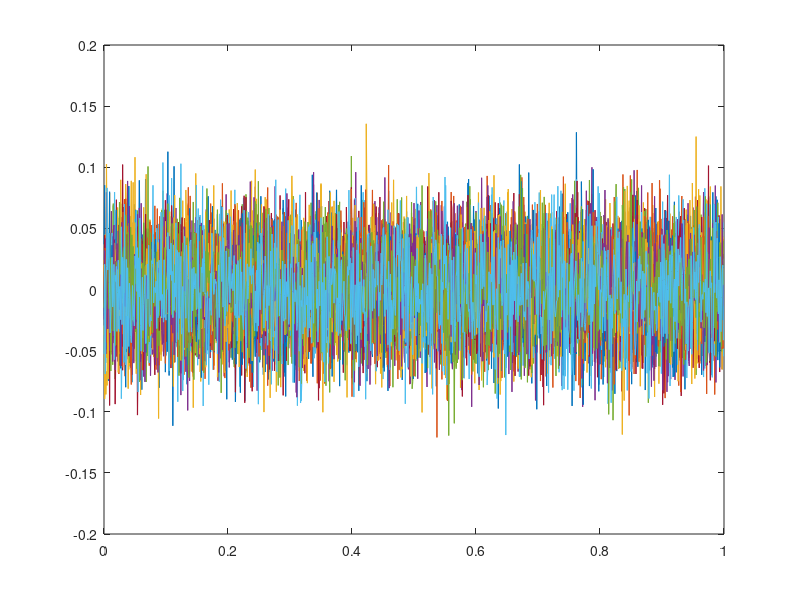

Recreate this plot in MATLAB. (Note: this script raises an error after producing the figure.)
clc; clear; close all;

% Parameters
dt = 1e-3;
T  = 1;
N  = T/dt;              % number of increments
M  = 20;                % number of Monte Carlo samples
t  = (0:N-1)*dt;        % time associated with each increment

% Standard deviation of Brownian increment
sig_dw = sqrt(dt);
three_sigma = 3*sig_dw;

% Generate Brownian increments
% dw1 and dw2 are [M x N], each row = one sample path
dw1 = sig_dw * randn(M, N);
dw2 = sig_dw * randn(M, N);

% Plot component 1
figure;
plot(t, dw1', 'LineWidth', 0.8); hold on;
yline( three_sigma, 'r--', 'LineWidth', 1.5);
yline(-three_sigma, 'r--', 'LineWidth', 1.5);
xlabel('t');
ylabel('\Deltaw_{1,k}');
title('\Deltaw_{1,k} for M = 20 samples');
grid on;

% Plot component 2
figure;
plot(t, dw2', 'LineWidth', 0.8); hold on;
yline( three_sigma, 'r--', 'LineWidth', 1.5);
yline(-three_sigma, 'r--', 'LineWidth', 1.5);
xlabel('t');
ylabel('\Deltaw_{2,k}');
title('\Deltaw_{2,k} for M = 20 samples');
grid on;

% Optional: check empirical mean and std
fprintf('Component 1: empirical mean = %.5f, empirical std = %.5f\n', ...
    mean(dw1(:)), std(dw1(:)));
fprintf('Component 2: empirical mean = %.5f, empirical std = %.5f\n', ...
    mean(dw2(:)), std(dw2(:)));
fprintf('Theoretical std = %.5f, 3-sigma bound = %.5f\n', sig_dw, three_sigma);


%%
clc; clear; close all;

% Parameters
dt = 1e-3;
T  = 1;
N  = T/dt;                 % 1000 steps
M  = 20;                   % Monte Carlo samples
t  = 0:dt:T;               % state time vector, length N+1

sigma1 = 2;
sigma2 = 3;

G = [sigma1 0;
     0      sigma2];

% Preallocate state histories
x1 = zeros(M, N+1);
x2 = zeros(M, N+1);

% Monte Carlo simulation
for m = 1:M
    x = [0;0];             % initial state
    for k = 1:N
        dW = sqrt(dt) * randn(2,1);   % Brownian increment
        x = x + G*dW;                 % state update
        x1(m,k+1) = x(1);
        x2(m,k+1) = x(2);
    end
end

% Theoretical 3-sigma bounds
sig_x1 = sigma1 * sqrt(t);   % std of x1(t)
sig_x2 = sigma2 * sqrt(t);   % std of x2(t)

bound_x1 = 3 * sig_x1;
bound_x2 = 3 * sig_x2;

% Plot x1
figure;
plot(t, x1', 'LineWidth', 0.8); hold on;
plot(t,  bound_x1, 'r--', 'LineWidth', 2);
plot(t, -bound_x1, 'r--', 'LineWidth', 2);
xlabel('t');
ylabel('x_1(t)');
title('Monte Carlo histories of x_1(t)');
grid on;

% Plot x2
figure;
plot(t, x2', 'LineWidth', 0.8); hold on;
plot(t,  bound_x2, 'r--', 'LineWidth', 2);
plot(t, -bound_x2, 'r--', 'LineWidth', 2);
xlabel('t');
ylabel('x_2(t)');
title('Monte Carlo histories of x_2(t)');
grid on;

% Optional empirical check at final time
fprintf('At t = 1:\n');
fprintf('Empirical std of x1 = %.4f, Theoretical std = %.4f\n', std(x1(:,end)), sigma1);
fprintf('Empirical std of x2 = %.4f, Theoretical std = %.4f\n', std(x2(:,end)), sigma2);
